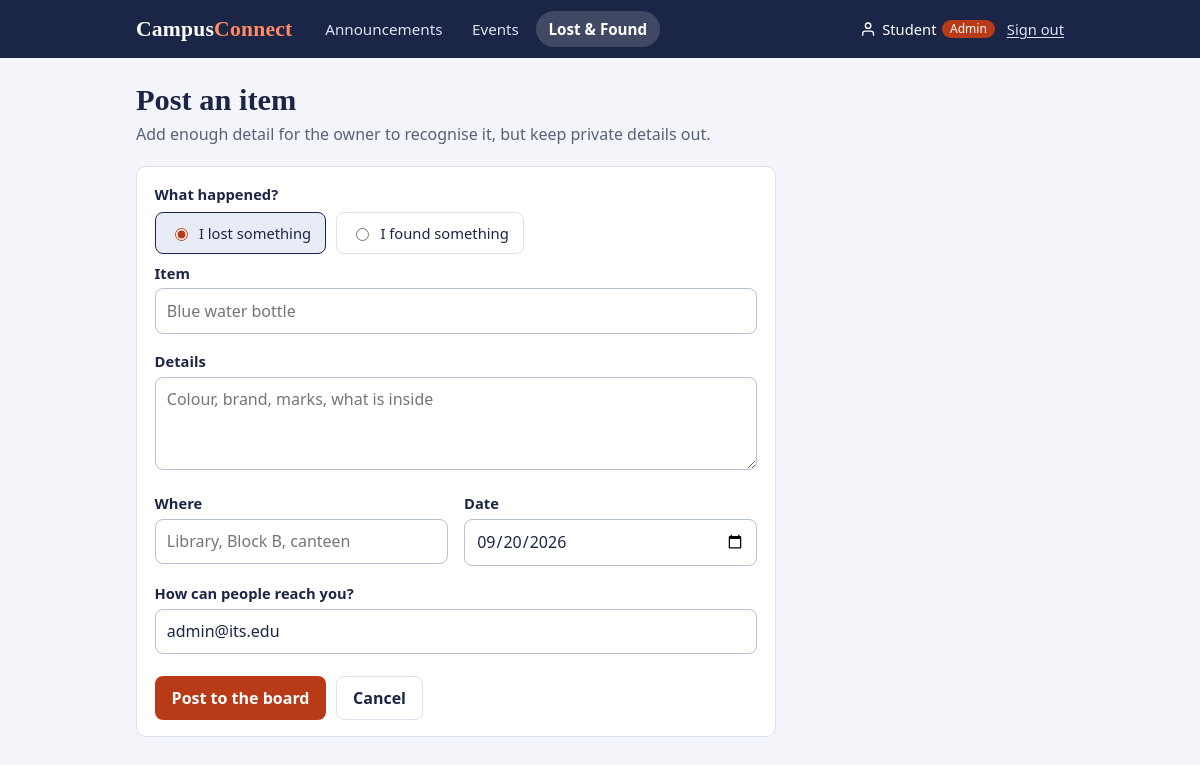
The page /lost-and-found/new (signed in) on the database its author committed.
### tables this page shows
CREATE TABLE users (
    id            INTEGER PRIMARY KEY AUTOINCREMENT,
    name          TEXT NOT NULL,
    email         TEXT NOT NULL UNIQUE,
    password_hash TEXT NOT NULL,
    role          TEXT NOT NULL DEFAULT 'student' CHECK (role IN ('student','club','admin')),
    department    TEXT NOT NULL DEFAULT 'ALL',
    year          INTEGER NOT NULL DEFAULT 0,
    created_at    TEXT NOT NULL
);

### app.py (the view, shortened to what this page needs)
@app.route("/lost-and-found/new", methods=["GET", "POST"])
@login_required
def lostfound_new():
    return render_template("lostfound_form.html",
                           form={"kind": request.args.get("kind", "lost"), "contact": g.user["email"],
                                 "item_date": date.today().isoformat()})

### app.py (called while the page is built)
def get_db():
    if "db" not in g:
        g.db = sqlite3.connect(DB_PATH)
        g.db.row_factory = sqlite3.Row
        g.db.execute("PRAGMA foreign_keys = ON")
    return g.db

def csrf_token():
    if "_csrf" not in session:
        session["_csrf"] = secrets.token_hex(16)
    return session["_csrf"]

@app.context_processor
def inject_globals():
    return {"DEPARTMENTS": DEPARTMENTS, "YEARS": YEARS, "today_iso": date.today().isoformat()}

@app.before_request
def load_user_and_check_csrf():
    uid = session.get("user_id")
    g.user = get_db().execute("SELECT * FROM users WHERE id = ?", (uid,)).fetchone() if uid else None
    if request.method == "POST":
        sent = request.form.get("_csrf", "")
        if not sent or not secrets.compare_digest(sent, session.get("_csrf", "")):
            abort(400, "Your session expired. Go back, refresh the page and try again.")

def login_required(view):
    @wraps(view)
    def wrapped(*args, **kwargs):
        if g.user is None:
            flash("Sign in to continue.", "error")
            return redirect(url_for("login", next=request.path))
        return view(*args, **kwargs)
    return wrapped

### templates/lostfound_form.html (shortened to what this page needs)
{% extends 'base.html' %}
{% from '_macros.html' import csrf %}
{% block content %}
<div class="page-head"><div><h1>Post an item</h1><p class="muted">Add enough detail for the owner to recognise it, but keep private details out.</p></div></div>
<form class="card form-card" method="post" novalidate>
  <fieldset class="kind-pick">
    <legend>What happened?</legend>
    <label class="radio"><input type="radio" name="kind" value="lost" {{ 'checked' if form.get('kind','lost') == 'lost' }}> I lost something</label>
    <label class="radio"><input type="radio" name="kind" value="found" {{ 'checked' if form.get('kind') == 'found' }}> I found something</label>
  </fieldset>
  <label for="title">Item</label>
  <input id="title" name="title" type="text" maxlength="100" placeholder="Blue water bottle" value="{{ form.get('title','') }}" required>
  <label for="description">Details</label>
  <textarea id="description" name="description" rows="3" maxlength="600" placeholder="Colour, brand, marks, what is inside">{{ form.get('description','') }}</textarea>
  <div class="row-2">
    <div>
      <label for="location">Where</label>
      <input id="location" name="location" type="text" maxlength="120" placeholder="Library, Block B, canteen" value="{{ form.get('location','') }}" required>
    </div>
    <div>
      <label for="item_date">Date</label>
      <input id="item_date" name="item_date" type="date" max="{{ today_iso }}" value="{{ form.get('item_date','') }}" required>
    </div>
  </div>
  <label for="contact">How can people reach you?</label>
  <input id="contact" name="contact" type="text" maxlength="120" value="{{ form.get('contact','') }}" required>
  <div class="form-actions">
    <button class="btn btn-primary" type="submit">Post to the board</button>
    <a class="btn btn-quiet" href="{{ url_for('lostfound') }}">Cancel</a>
  </div>
</form>
{% endblock %}

### templates/base.html (shortened to what this page needs)
{% from '_macros.html' import icon, csrf %}
<!doctype html>
<html lang="en">
<head>
  <link rel="stylesheet" href="{{ url_for('static', filename='style.css') }}">
</head>
<body>
<header class="topbar">
  <div class="topbar-inner">
    <a class="brand" href="{{ url_for('index') }}">Campus<span>Connect</span></a>
    {% if g.user %}
    {% set ep = request.endpoint or '' %}
    <nav class="nav" aria-label="Main">
      <a href="{{ url_for('announcements') }}" class="{{ 'active' if ep.startswith('announcement') }}">Announcements</a>
      <a href="{{ url_for('events') }}" class="{{ 'active' if ep.startswith('event') }}">Events</a>
      <a href="{{ url_for('lostfound') }}" class="{{ 'active' if ep.startswith('lostfound') }}">Lost &amp; Found</a>
    </nav>
    <div class="account">
      <span class="account-name">{{ icon('user') }} {{ g.user['name'].split()[0] }}
        {% if g.user['role'] != 'student' %}<span class="role-tag">{{ 'Admin' if g.user['role'] == 'admin' else 'Club' }}</span>{% endif %}
      </span>
      <form method="post" action="{{ url_for('logout') }}">{{ csrf() }}<button class="link-btn" type="submit">Sign out</button></form>
    </div>
    {% endif %}
  </div>
</header>
<main id="main" class="page">
  {% block content %}{% endblock %}
</main>
</body>
</html>

### static/style.css (style rules this page uses)
:root { --navy: #1B2545; --navy-soft: #2A3760; --coral: #E4572E; --coral-ink: #B93A17; --bg: #F3F5FA; --card: #FFFFFF; --tint: #E8ECF7; --line: #DCE1EE; --ink: #1B2545; --muted: #586179; --found: #17695A; --radius: 10px; --font-body: "Segoe UI", system-ui, -apple-system, Roboto, Calibri, "Helvetica Neue", Arial, sans-serif; --font-head: Cambria, "Iowan Old Style", "Palatino Linotype", Georgia, serif; }
*, *::before, *::after { box-sizing: border-box; }
html { -webkit-text-size-adjust: 100%; }
body { margin: 0; background: var(--bg); color: var(--ink); font: 16px/1.5 var(--font-body); }
h1, h2, .brand { font-family: var(--font-head); }
h1 { font-size: 1.9rem; line-height: 1.2; margin: 0 0 .25rem; }
p { margin: 0 0 .75rem; }
a { color: var(--coral-ink); }
.muted { color: var(--muted); }
.topbar { background: var(--navy); color: #fff; position: sticky; top: 0; z-index: 20; }
.topbar-inner { max-width: 960px; margin: 0 auto; padding: .7rem 1rem; display: flex; align-items: center; gap: 1.25rem; }
.brand { font-size: 1.35rem; font-weight: 700; color: #fff; text-decoration: none; letter-spacing: .01em; }
.brand span { color: #FF8A64; }
.nav { display: flex; gap: .25rem; flex: 1; }
.nav a { color: #DDE3F5; text-decoration: none; padding: .4rem .8rem; border-radius: 999px; font-size: .95rem; }
.nav a.active { background: rgba(255,255,255,.16); color: #fff; font-weight: 600; }
.account { display: flex; align-items: center; gap: .75rem; margin-left: auto; font-size: .92rem; }
.account-name { display: inline-flex; align-items: center; gap: .35rem; }
.role-tag { background: var(--coral-ink); color: #fff; border-radius: 999px; padding: 0 .5rem; font-size: .75rem; }
.account .link-btn { color: #DDE3F5; }
.page { max-width: 960px; margin: 0 auto; padding: 1.5rem 1rem 3rem; }
.page-head { display: flex; justify-content: space-between; align-items: flex-end; gap: 1rem; flex-wrap: wrap; margin-bottom: 1.25rem; }
.page-head p { margin: 0; }
.card { background: var(--card); border: 1px solid var(--line); border-radius: var(--radius); padding: 1rem 1.1rem; }
.btn { display: inline-flex; align-items: center; justify-content: center; gap: .4rem; border: 1px solid transparent; border-radius: 8px; padding: .55rem 1rem; font: inherit; font-weight: 600; cursor: pointer; text-decoration: none; min-height: 44px; }
.btn-primary { background: var(--coral-ink); color: #fff; }
.btn-quiet { background: #fff; color: var(--navy); border-color: var(--line); }
.link-btn { background: none; border: 0; padding: .25rem 0; font: inherit; color: var(--coral-ink); cursor: pointer; text-decoration: underline; text-underline-offset: 2px; }
form { margin: 0; }
label { display: block; font-weight: 600; font-size: .92rem; margin: 1rem 0 .3rem; }
input[type=text], input[type=email], input[type=password], input[type=search], input[type=date], input[type=time], select, textarea { width: 100%; font: inherit; color: var(--ink); background: #fff; border: 1px solid #B8C0D6; border-radius: 8px; padding: .6rem .7rem; min-height: 44px; }
textarea { resize: vertical; }
.row-2 { display: grid; grid-template-columns: 1fr 1fr; gap: 1rem; }
.form-card { max-width: 640px; }
.form-card > label:first-of-type { margin-top: 0; }
.form-actions { display: flex; gap: .6rem; margin-top: 1.4rem; flex-wrap: wrap; }
.kind-pick { border: 0; padding: 0; margin: 0 0 .5rem; display: flex; gap: .6rem; flex-wrap: wrap; }
.kind-pick legend { font-weight: 600; font-size: .92rem; padding: 0; margin-bottom: .4rem; }
.radio { display: inline-flex; align-items: center; gap: .5rem; margin: 0; border: 1px solid var(--line); border-radius: 8px; padding: .55rem .9rem; cursor: pointer; font-weight: 500; }
.radio input { accent-color: var(--coral-ink); }
.radio:has(input:checked) { background: var(--tint); border-color: var(--navy); }
@media (prefers-reduced-motion: no-preference) { .btn, .nav a, .demo-btn { transition: background-color .15s, border-color .15s; } }

### rows shown on the page
users: user.name "Student", role "Admin", contact "admin@its.edu"
